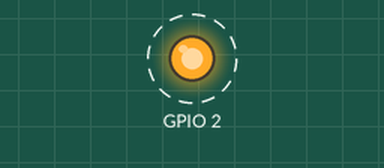
This sketch was run on a simulated ESP8266 (NodeMCU). Parts: output pins drawn as LEDs (lit = HIGH). Dashed ring = blinking. WiFi joins after 1.5 s; servers stay silent unless stated.

Above: at 1.55 s.
Timing chart, 0 to 4.5 s (numbered marks = the images above):
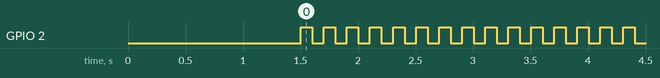

The sketch:

ESP8266_OTA.ino.ino
```cpp
/** Для возможности прошивки по сетевому порту,
 *  необходимо установить последнюю версию python
 *  Скачать по ссылке: https://www.python.org/downloads/
**/
#include <ESP8266WiFi.h> //Библиотека для работы с WIFI
#include <ESP8266mDNS.h>
#include <WiFiUdp.h>
#include <ArduinoOTA.h> // Библиотека для OTA-прошивки

const char* ssid = "Sverh Lyudi"; //Имя точки доступа WIFI
const char* password = "bez_passworda"; //пароль точки доступа WIFI

void setup() {
//  Serial.begin(115200);
  WiFi.mode(WIFI_STA);
  WiFi.begin(ssid, password);
  while (WiFi.waitForConnectResult() != WL_CONNECTED) {
    delay(5000);
    ESP.restart();
  }
  ArduinoOTA.setHostname("ESP8266-00001"); // Задаем имя сетевого порта
  //ArduinoOTA.setPassword((const char *)"0000"); // Задаем пароль доступа для удаленной прошивки
  ArduinoOTA.begin(); // Инициализируем OTA
  pinMode(2,OUTPUT);
  }

void loop() {
ArduinoOTA.handle(); // Всегда готовы к прошивке

digitalWrite(2,1);
delay(100);
digitalWrite(2,0);
delay(100);
}
```

Measured:
- by itself, GPIO 2: alternates HIGH for 0.10 s and LOW for 0.10 s
